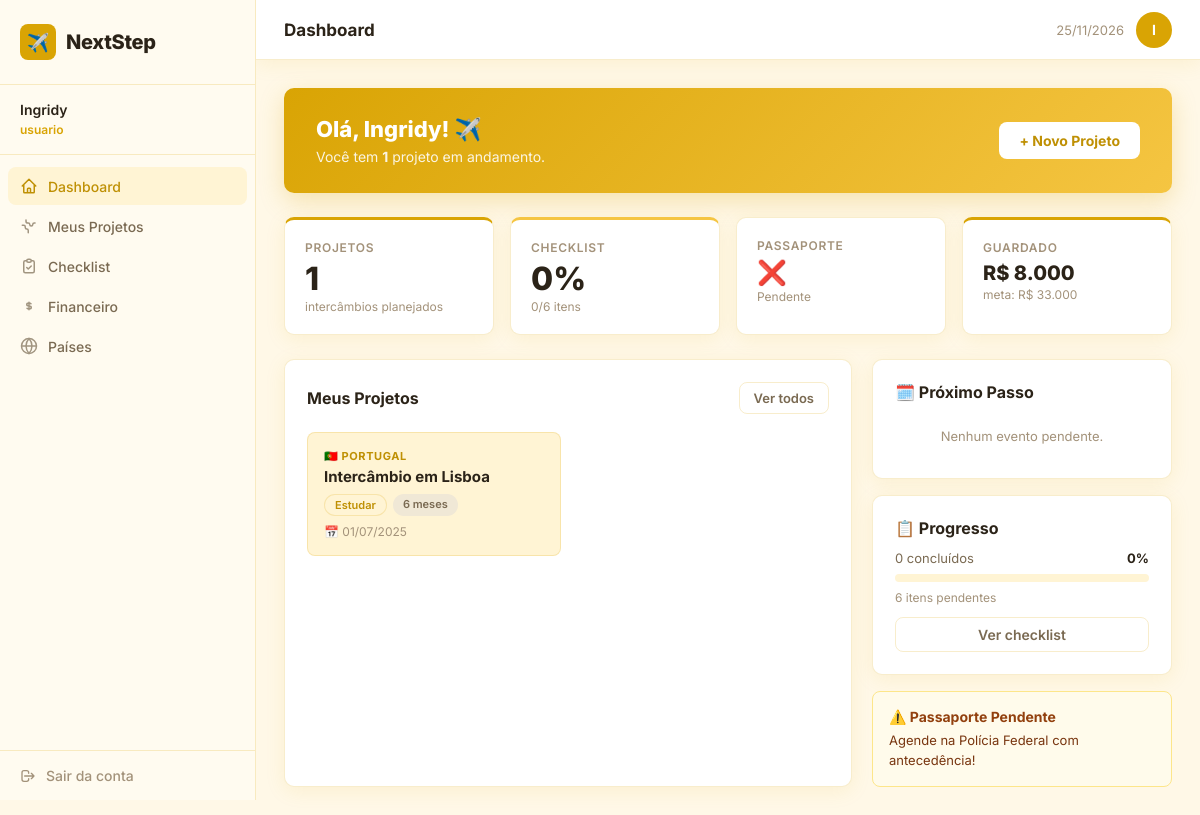
/usuario/dashboard.php (signed in), run on an earlier commit of the app's database.
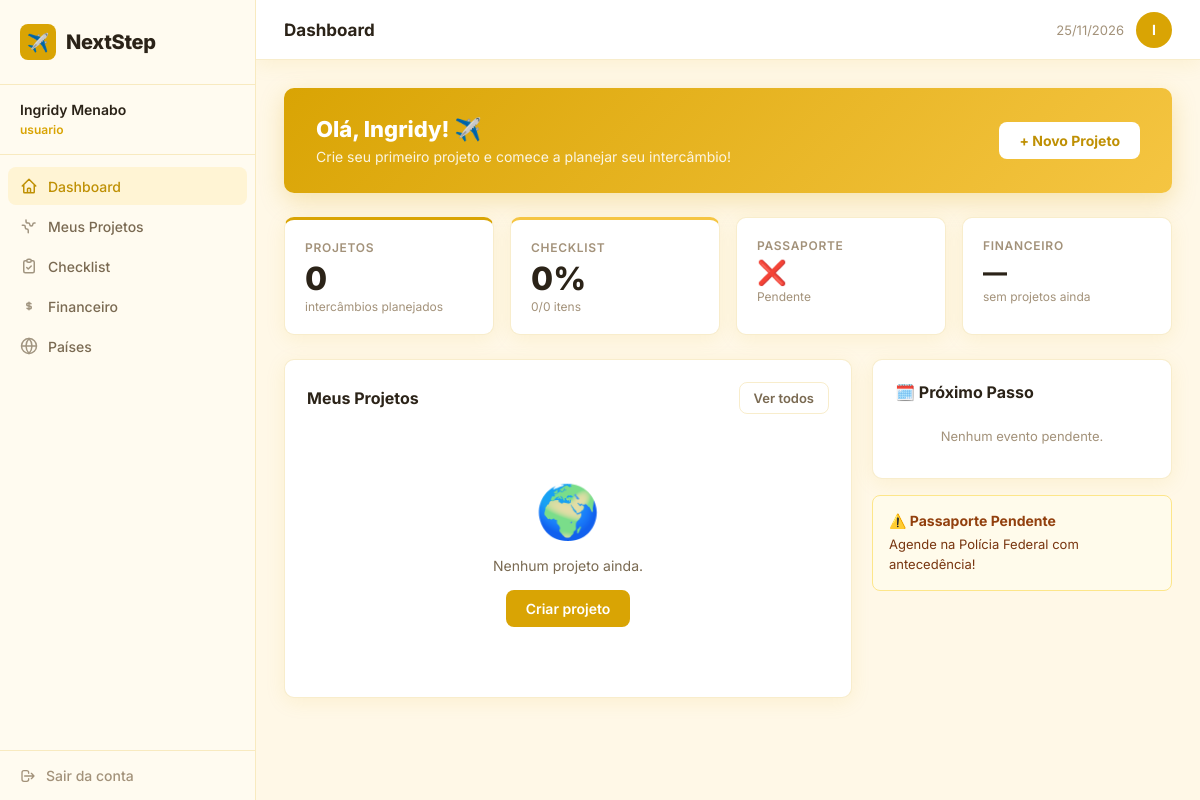
And on a later commit of the database.
### tables this page shows
CREATE TABLE usuarios(id_usuario INT NOT NULL AUTO_INCREMENT,nome VARCHAR(100) NOT NULL,email VARCHAR(150) NOT NULL,senha_hash VARCHAR(255) NOT NULL,idade TINYINT NOT NULL DEFAULT 18,cidade VARCHAR(100) DEFAULT NULL,estado CHAR(2) DEFAULT NULL,tem_passaporte TINYINT(1) NOT NULL DEFAULT 0,id_perfil INT NOT NULL DEFAULT 2,ativo TINYINT(1) NOT NULL DEFAULT 1,criado_em DATETIME NOT NULL DEFAULT CURRENT_TIMESTAMP,CONSTRAINT pk_usuarios PRIMARY KEY(id_usuario),CONSTRAINT uq_email UNIQUE(email),CONSTRAINT fk_usu_perfil FOREIGN KEY(id_perfil)REFERENCES perfis(id_perfil));

CREATE TABLE plano_financeiro(id_plano INT NOT NULL AUTO_INCREMENT,id_projeto INT NOT NULL,custo_mensal DECIMAL(10,2) NOT NULL DEFAULT 0,valor_guardado DECIMAL(10,2) NOT NULL DEFAULT 0,meta_total DECIMAL(10,2) NOT NULL DEFAULT 0,passagem_brl DECIMAL(10,2) NOT NULL DEFAULT 0,CONSTRAINT pk_plano PRIMARY KEY(id_plano),CONSTRAINT uq_plano_proj UNIQUE(id_projeto),CONSTRAINT fk_plano_proj FOREIGN KEY(id_projeto)REFERENCES projetos(id_projeto)ON DELETE CASCADE);

CREATE TABLE projetos(id_projeto INT NOT NULL AUTO_INCREMENT,id_usuario INT NOT NULL,id_pais INT NOT NULL,id_cidade INT NOT NULL,id_objetivo INT NOT NULL,nome VARCHAR(150) NOT NULL,duracao_meses TINYINT NOT NULL,data_inicio DATE DEFAULT NULL,notas TEXT DEFAULT NULL,criado_em DATETIME NOT NULL DEFAULT CURRENT_TIMESTAMP,CONSTRAINT pk_projetos PRIMARY KEY(id_projeto),CONSTRAINT fk_proj_usuario FOREIGN KEY(id_usuario)REFERENCES usuarios(id_usuario)ON DELETE CASCADE,CONSTRAINT fk_proj_pais FOREIGN KEY(id_pais)REFERENCES paises(id_pais),CONSTRAINT fk_proj_cidade FOREIGN KEY(id_cidade)REFERENCES cidades(id_cidade),CONSTRAINT fk_proj_objetivo FOREIGN KEY(id_objetivo)REFERENCES objetivos(id_objetivo));

CREATE TABLE paises(id_pais INT NOT NULL AUTO_INCREMENT,nome VARCHAR(100) NOT NULL,bandeira VARCHAR(10) NOT NULL DEFAULT '',moeda VARCHAR(10) NOT NULL,idioma VARCHAR(80) NOT NULL,requer_visto TINYINT(1) NOT NULL DEFAULT 0,CONSTRAINT pk_paises PRIMARY KEY(id_pais));

CREATE TABLE objetivos(id_objetivo INT NOT NULL AUTO_INCREMENT,descricao VARCHAR(60) NOT NULL,CONSTRAINT pk_objetivos PRIMARY KEY(id_objetivo));

### includes/funcoes.php (called while the page is built, shortened)
<?php
function limpar(string $dado): string {
    return htmlspecialchars(trim($dado), ENT_QUOTES, 'UTF-8');
}
function usuario(): array {
    return [
        'id'     => $_SESSION['id_usuario'] ?? 0,
        'nome'   => $_SESSION['nome']       ?? '',
        'email'  => $_SESSION['email']      ?? '',
        'perfil' => $_SESSION['perfil']     ?? '',
    ];
}

### usuario/dashboard.php (the view, shortened to what this page needs)
<?php
require_once __DIR__ . '/../includes/funcoes.php';
$u   = usuario();
$pdo = conectar();
$stmtU = $pdo->prepare('SELECT * FROM usuarios WHERE id_usuario = ?');
$stmtU->execute([$u['id']]);
$dados = $stmtU->fetch();
$stmtP = $pdo->prepare(
    'SELECT p.*, pa.nome AS pais_nome, pa.bandeira, o.descricao AS objetivo
       FROM projetos p
       JOIN paises   pa ON pa.id_pais     = p.id_pais
       JOIN objetivos o  ON o.id_objetivo = p.id_objetivo
      WHERE p.id_usuario = ?
      ORDER BY p.criado_em DESC'
);
$stmtP->execute([$u['id']]);
$projetos  = $stmtP->fetchAll();
$totalProj = count($projetos);
$stmtC = $pdo->prepare(
    'SELECT COUNT(*) AS total, COALESCE(SUM(c.concluido),0) AS feitos
       FROM checklist c
       JOIN projetos p ON p.id_projeto = c.id_projeto
      WHERE p.id_usuario = ?'
);
$stmtC->execute([$u['id']]);
$ck  = $stmtC->fetch();
$pct = $ck['total'] > 0 ? round($ck['feitos'] / $ck['total'] * 100) : 0;
$stmtT = $pdo->prepare(
    'SELECT t.titulo, t.data_prevista, pa.nome AS pais, pa.bandeira
       FROM timeline t
       JOIN projetos p  ON p.id_projeto = t.id_projeto
       JOIN paises   pa ON pa.id_pais   = p.id_pais
      WHERE p.id_usuario = ? AND t.concluido = 0 AND t.data_prevista >= CURDATE()
      ORDER BY t.data_prevista ASC LIMIT 1'
);
$stmtT->execute([$u['id']]);
$prox = $stmtT->fetch();
$stmtF = $pdo->prepare(
    'SELECT pf.*, pr.nome AS proj_nome
       FROM plano_financeiro pf
       JOIN projetos pr ON pr.id_projeto = pf.id_projeto
      WHERE pr.id_usuario = ?
      ORDER BY pr.criado_em DESC LIMIT 1'
);
$stmtF->execute([$u['id']]);
$fin = $stmtF->fetch();
$primeiroNome = explode(' ', $u['nome'])[0];
?>
<!DOCTYPE html>
<html lang="pt-BR">
<head>
</head>
<body>
<div class="layout">
  <aside class="sidebar">
    <div class="sidebar-logo">
      <div class="sidebar-logo-icon">✈️</div>
      <span class="sidebar-logo-text">NextStep</span>
    </div>
    <div class="sidebar-user">
      <span class="sidebar-user-nome"><?= limpar($u['nome']) ?></span>
      <span class="sidebar-user-perfil"><?= limpar($u['perfil']) ?></span>
    </div>
    <nav class="sidebar-nav">
      <a href="<?= ROOT_URL ?>/usuario/dashboard.php" class="sidebar-link active">
        <svg fill="none" stroke="currentColor" stroke-width="2" viewBox="0 0 24 24"><path stroke-linecap="round" stroke-linejoin="round" d="M3 12l2-2m0 0l7-7 7 7M5 10v10a1 1 0 001 1h3m10-11l2 2m-2-2v10a1 1 0 01-1 1h-3m-6 0a1 1 0 001-1v-4a1 1 0 011-1h2a1 1 0 011 1v4a1 1 0 001 1m-6 0h6"/></svg>
        Dashboard
      </a>
      <a href="<?= ROOT_URL ?>/usuario/projetos.php" class="sidebar-link">
        <svg fill="none" stroke="currentColor" stroke-width="2" viewBox="0 0 24 24"><path stroke-linecap="round" stroke-linejoin="round" d="M3.055 11H5a2 2 0 012 2v1a2 2 0 002 2 2 2 0 012 2v2.945M8 3.935V5.5A2.5 2.5 0 0010.5 8h.5a2 2 0 012 2 2 2 0 104 0 2 2 0 012-2h1.064"/></svg>
        Meus Projetos
      </a>
      <a href="<?= ROOT_URL ?>/usuario/checklist.php" class="sidebar-link">
        <svg fill="none" stroke="currentColor" stroke-width="2" viewBox="0 0 24 24"><path stroke-linecap="round" stroke-linejoin="round" d="M9 5H7a2 2 0 00-2 2v12a2 2 0 002 2h10a2 2 0 002-2V7a2 2 0 00-2-2h-2M9 5a2 2 0 002 2h2a2 2 0 002-2M9 5a2 2 0 012-2h2a2 2 0 012 2m-6 9l2 2 4-4"/></svg>
        Checklist
      </a>
      <a href="<?= ROOT_URL ?>/usuario/financeiro.php" class="sidebar-link">
        <svg fill="none" stroke="currentColor" stroke-width="2" viewBox="0 0 24 24"><path stroke-linecap="round" stroke-linejoin="round" d="M12 8c-1.657 0-3 .895-3 2s1.343 2 3 2 3 .895 3 2-1.343 2-3 2m0-8c1.11 0 2.08.402 2.599 1M12 8V7m0 1v8m0 0v1m0-1c-1.11 0-2.08-.402-2.599-1"/></svg>
        Financeiro
      </a>
      <a href="<?= ROOT_URL ?>/usuario/paises.php" class="sidebar-link">
        <svg fill="none" stroke="currentColor" stroke-width="2" viewBox="0 0 24 24"><circle cx="12" cy="12" r="10"/><path d="M2 12h20M12 2a15.3 15.3 0 014 10 15.3 15.3 0 01-4 10 15.3 15.3 0 01-4-10 15.3 15.3 0 014-10z"/></svg>
        Países
      </a>
    </nav>
    <div class="sidebar-footer">
      <a href="<?= ROOT_URL ?>/logout.php" class="sidebar-logout">
        <svg width="16" height="16" fill="none" stroke="currentColor" stroke-width="2" viewBox="0 0 24 24"><path stroke-linecap="round" stroke-linejoin="round" d="M17 16l4-4m0 0l-4-4m4 4H7m6 4v1a3 3 0 01-3 3H6a3 3 0 01-3-3V7a3 3 0 013-3h4a3 3 0 013 3v1"/></svg>
        Sair da conta
      </a>
    </div>
  </aside>
  <main class="main">
    <div class="topbar">
      <span class="topbar-titulo">Dashboard</span>
      <div style="display:flex;align-items:center;gap:12px;">
        <span style="font-size:13px;color:var(--text-light);"><?= date('d/m/Y') ?></span>
        <div class="avatar"><?= strtoupper(substr($u['nome'], 0, 1)) ?></div>
      </div>
    </div>
    <div class="content">
      <div class="boas-vindas">
        <div>
          <h2>Olá, <?= limpar($primeiroNome) ?>! ✈️</h2>
          <p>
            <?= $totalProj === 0
              ? 'Crie seu primeiro projeto e comece a planejar seu intercâmbio!'
              : "Você tem <strong>$totalProj</strong> projeto" . ($totalProj > 1 ? 's' : '') . " em andamento." ?>
          </p>
        </div>
        <a href="<?= ROOT_URL ?>/usuario/projetos.php?novo=1" class="btn btn-white">
          + Novo Projeto
        </a>
      </div>
      <div class="stats">
        <div class="stat stat-primary">
          <div class="stat-label">Projetos</div>
          <div class="stat-valor"><?= $totalProj ?></div>
          <div class="stat-sub">intercâmbios planejados</div>
        </div>
        <div class="stat stat-accent">
          <div class="stat-label">Checklist</div>
          <div class="stat-valor"><?= $pct ?>%</div>
          <div class="stat-sub"><?= (int)$ck['feitos'] ?>/<?= (int)$ck['total'] ?> itens</div>
        </div>
        <div class="stat">
          <div class="stat-label">Passaporte</div>
          <div class="stat-valor" style="font-size:24px;"><?= $dados['tem_passaporte'] ? '✅' : '❌' ?></div>
          <div class="stat-sub"><?= $dados['tem_passaporte'] ? 'Documento OK' : 'Pendente' ?></div>
        </div>
        <?php if ($fin): ?>
        <div class="stat stat-primary">
          <div class="stat-label">Guardado</div>
          <div class="stat-valor" style="font-size:20px;">R$ <?= number_format($fin['valor_guardado'], 0, ',', '.') ?></div>
          <div class="stat-sub">meta: R$ <?= number_format($fin['meta_total'], 0, ',', '.') ?></div>
        </div>
        <?php else: ?>
        <div class="stat">
          <div class="stat-label">Financeiro</div>
          <div class="stat-valor" style="font-size:24px;">—</div>
          <div class="stat-sub">sem projetos ainda</div>
        </div>
        <?php endif; ?>
      </div>
      <div style="display:grid;grid-template-columns:1fr 300px;gap:20px;">
        <div class="card">
          <div class="card-header">
            <span class="card-titulo">Meus Projetos</span>
            <a href="<?= ROOT_URL ?>/usuario/projetos.php" class="btn btn-outline" style="padding:7px 14px;font-size:13px;">Ver todos</a>
          </div>
          <?php if (empty($projetos)): ?>
            <div class="empty-state">
              <div class="empty-icon">🌍</div>
              <p style="color:var(--text-mid);font-size:14px;margin-bottom:16px;">Nenhum projeto ainda.</p>
              <a href="<?= ROOT_URL ?>/usuario/projetos.php?novo=1" class="btn btn-primary">Criar projeto</a>
            </div>
          <?php else: ?>
            <div class="proj-grid">
              <?php foreach (array_slice($projetos, 0, 4) as $p): ?>
                <div class="proj-item">
                  <div class="proj-pais"><?= limpar($p['bandeira']) ?> <?= limpar($p['pais_nome']) ?></div>
                  <div class="proj-nome"><?= limpar($p['nome']) ?></div>
                  <div style="display:flex;gap:6px;flex-wrap:wrap;">
                    <span class="badge badge-primary"><?= limpar($p['objetivo']) ?></span>
                    <span class="badge badge-muted"><?= $p['duracao_meses'] ?> meses</span>
                  </div>
                  <?php if ($p['data_inicio']): ?>
                    <div style="font-size:12px;color:var(--text-light);margin-top:8px;">📅 <?= date('d/m/Y', strtotime($p['data_inicio'])) ?></div>
                  <?php endif; ?>
                </div>
              <?php endforeach; ?>
            </div>
          <?php endif; ?>
        </div>
        <div style="display:flex;flex-direction:column;gap:16px;">
          <div class="card">
            <div class="card-titulo" style="margin-bottom:14px;">🗓️ Próximo Passo</div>
            <?php if ($prox): ?>
              <div class="evento-box">
                <div class="evento-pais"><?= limpar($prox['bandeira']) ?> <?= limpar($prox['pais']) ?></div>
                <div class="evento-nome"><?= limpar($prox['titulo']) ?></div>
                <div class="evento-data">📅 <?= date('d/m/Y', strtotime($prox['data_prevista'])) ?></div>
              </div>
            <?php else: ?>
              <p style="font-size:13px;color:var(--text-light);text-align:center;padding:12px 0;">Nenhum evento pendente.</p>
            <?php endif; ?>
          </div>
          <?php if ($ck['total'] > 0): ?>
          <div class="card">
            <div class="card-titulo" style="margin-bottom:12px;">📋 Progresso</div>
            <div style="display:flex;justify-content:space-between;font-size:13px;">
              <span style="color:var(--text-mid);"><?= (int)$ck['feitos'] ?> concluídos</span>
              <strong><?= $pct ?>%</strong>
            </div>
            <div class="progress-bg">
            </div>
            <div style="font-size:12px;color:var(--text-light);margin-top:4px;"><?= (int)$ck['total'] - (int)$ck['feitos'] ?> itens pendentes</div>
            <a href="<?= ROOT_URL ?>/usuario/checklist.php" class="btn btn-outline" style="display:block;text-align:center;margin-top:12px;padding:8px;">Ver checklist</a>
          </div>
          <?php endif; ?>
          <?php if (!$dados['tem_passaporte']): ?>
          <div class="alerta-passaporte">
            <div style="font-size:14px;font-weight:700;color:#92400E;margin-bottom:6px;">⚠️ Passaporte Pendente</div>
            <p style="font-size:13px;color:#78350F;line-height:1.5;">Agende na Polícia Federal com antecedência!</p>
          </div>
          <?php endif; ?>
        </div>
      </div>
    </div>
  </main>
</div>
</body>
</html>

What changed in the data, as far as the page shows it:
removed plano_financeiro: valor_guardado "8.000", meta_total "33.000"
removed projetos: id_pais.bandeira "🇵🇹", id_pais.nome "PORTUGAL", nome "Intercâmbio em Lisboa", id_objetivo.descricao "Estudar", duracao_meses "6", data_inicio "01/07/2025"
changed usuarios "Ingridy": nome "Ingridy" → "Ingridy Menabo"
Also different on the page:
$totalProj: "1" → "0"
$ck['total']: "6" → "0"
$totalProj: "1" → (not shown)
$ck['feitos']: "0" → (not shown)
$pct: "0" → (not shown)
text no longer shown: "Você tem projeto em andamento. GUARDADO R$ meta: R$ 📋 Progresso concluídos % 6 itens pendentes Ver checklist"
text now shown: "Crie seu primeiro projeto e comece a planejar seu intercâmbio! FINANCEIRO — sem projetos ainda 🌍 Nenhum projeto ainda. Criar projeto"
